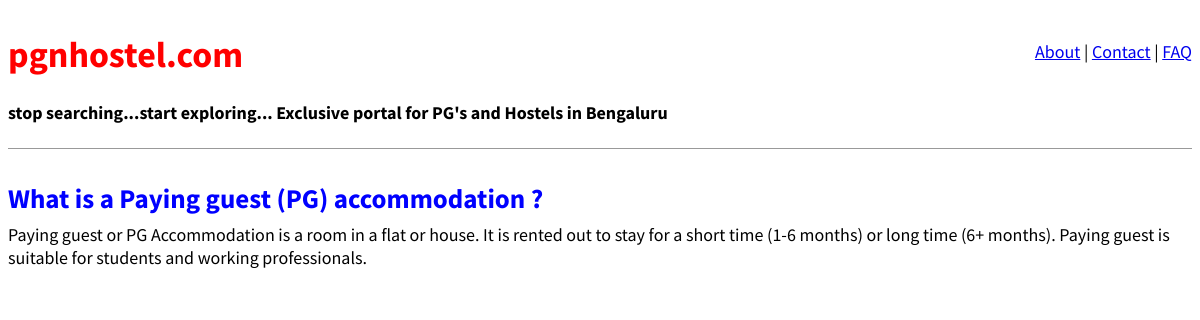
Screenshot of /faq/ with the database file from the repository.
### faq/models.py (models this page shows, shortened)
class Faq(models.Model):
    title = models.CharField(max_length=255)
    body = models.TextField()

### faq/views.py (the view)
# urls.py: path('faq/', FaqListView.as_view(), name='faq')
class FaqListView(ListView):
    model = Faq
    template_name = 'faq.html'

### templates/faq.html
{% extends 'base.html' %}
{% block content %}
{% for faq in object_list %}
<div class="post-entry">
<h2><a href="">{{ faq.title }}</a></h2>
<p>{{ faq.body }}</p>
</div>
{% endfor %}
{% endblock content %}

### static/css/base.css (style rules this page uses)
body { font-family: 'Source Sans Pro', sans-serif; font-size: 18px; }
.post-entry { margin-bottom: 2rem; }
.post-entry h2 { margin: 0.5rem 0; }
.post-entry h2 a, .post-entry h2 a:visited { color: blue; text-decoration: none; }
.post-entry p { margin: 0; font-weight: 400; }

### rows the page displays
Faq: title "What is a Paying guest (PG) accommodation ?", body "Paying guest or PG Accommodation is a room in a flat or house. It is rented out to stay for a short time (1-6 months) or long time (6+ months). Paying guest is suitable for students and working professionals."
